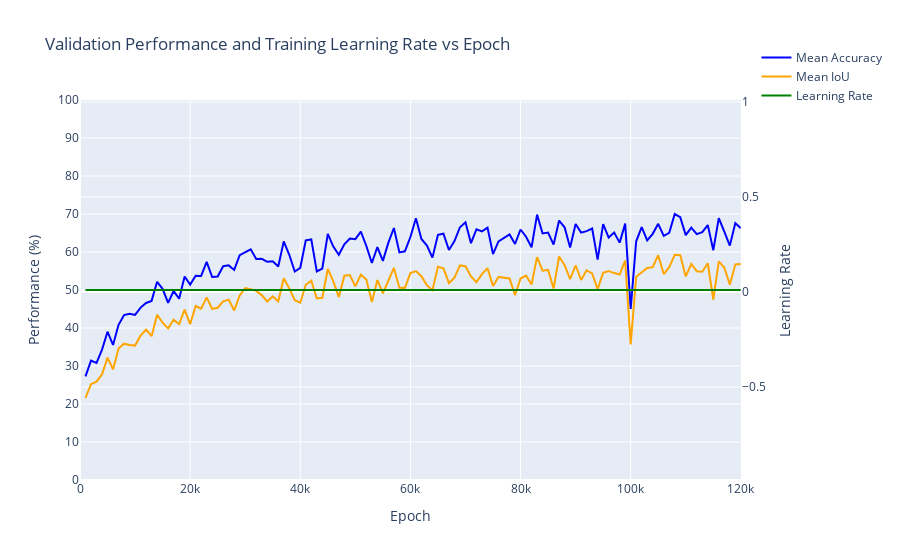

Notebook code for this chart:
### Code cell
# SEBNet BaselineHead SGD, Pretrained, Batch Size 8, Error: Wrong Training Loop, so the learning rate stayed constant throughout
log_file_path = '/home/robert.breslin/alessandro/paper_2/mmsegmentation/work_dirs/sebnet_baseline-head_1xb8_cityscapes/20250814_203149/20250814_203149.log'
epochs, mIoU, mAcc, lrs = parse_log_file(log_file_path)
plot_accuracies_and_lr_interactive(epochs, mAcc, mIoU, lrs, sgd_range)
